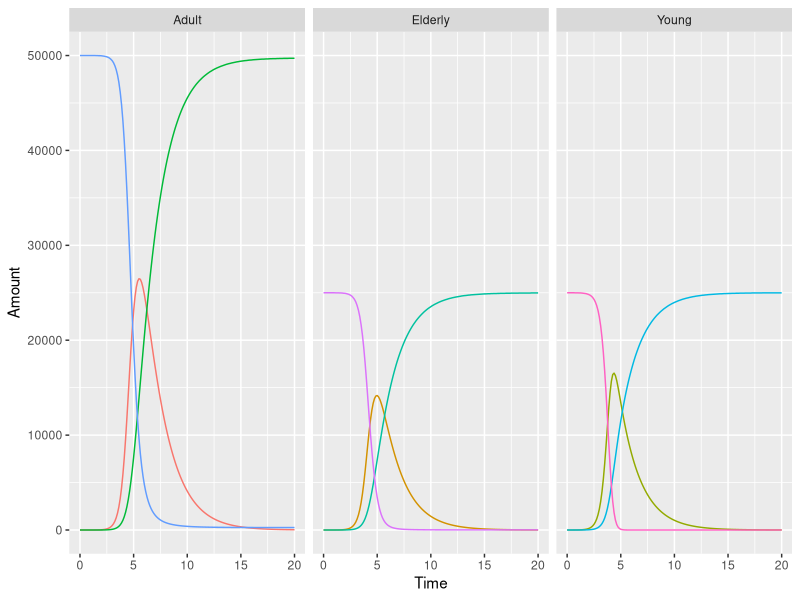
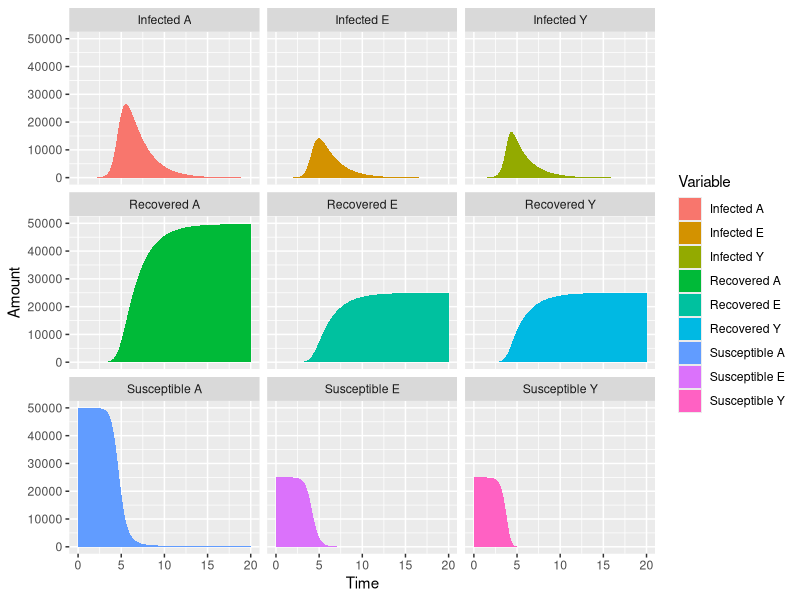
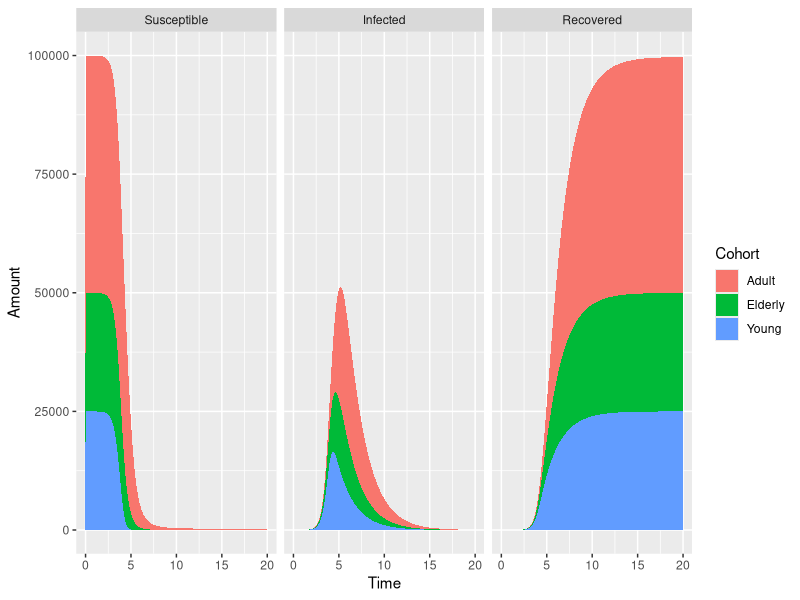

Reproduce these figures in R, in order.
library(tidyverse)

res <- read_csv("papers/SD tidyverse/data/SimulationOutput.csv")

colnames(res)

# Selecting specific variables (stocks)

out <- res %>% 
         select(Time,starts_with("Susceptible"),
                     starts_with("Infected"),
                     starts_with("Recovered"))

out_td <- out %>% gather(key=Variable,value = Amount,-(Time)) %>%
                  mutate(Cohort=case_when(
                                 grepl("A$",Variable) ~ "Adult", 
                                 grepl("E$",Variable) ~ "Elderly", 
                                 grepl("Y$",Variable) ~ "Young"),
                         Class=case_when(
                                 grepl("^S",Variable) ~ "Susceptible", 
                                 grepl("^I",Variable) ~ "Infected", 
                                 grepl("^R",Variable) ~ "Recovered")) %>%
                  mutate(Class=factor(Class,
                                       levels=c("Susceptible","Infected","Recovered")))


ggplot(out_td) + geom_path(aes(x=Time,y=Amount,colour=Variable))+
  facet_wrap(~Cohort)+guides(colour=F)

ggplot(out_td) + geom_area(aes(x=Time,y=Amount,fill=Variable))+
  facet_wrap(~Variable)

ggplot(out_td) + geom_area(aes(x=Time,y=Amount,fill=Cohort))+
  facet_wrap(~Class)

peaks <- out_td %>% filter(Class=="Infected") %>% 
                    group_by(Variable) %>% 
                    summarise(MaxInfected=max(Amount),
                              TimeMaxInfected=Time[which.max(Amount)])




